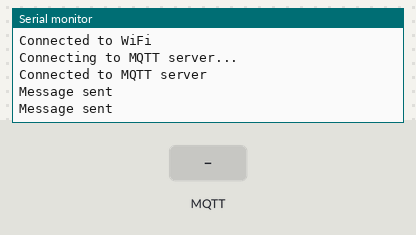
Simulated run of this program. Board: ESP32. Shown: the last lines printed to the serial monitor. The test bench sets the inputs (shaded band). WiFi joins after 1.5 s; servers stay silent unless stated; no MQTT or app messages arrive unless stated.

Above: at 3.2 s.
3.3 s: MQTT message "1" arrives on the first subscribed topic
At 3.9 s:
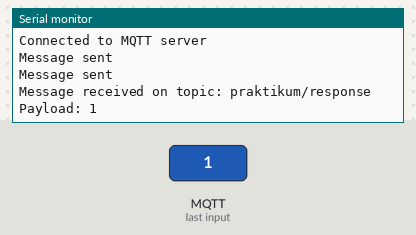
4.8 s: MQTT message "on" arrives on the first subscribed topic
At 4.99 s:
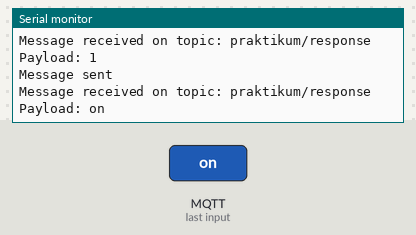
6.3 s: MQTT message "off" arrives on the first subscribed topic
At 6.8 s:
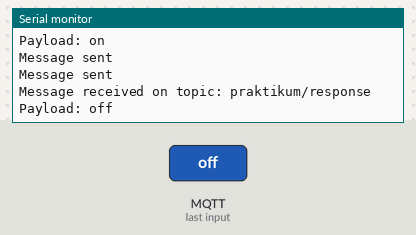

Measured:
- after the input at 3.3 s, the serial monitor: prints a new line at once (image 1)
- after the input at 4.8 s, the serial monitor: prints a new line at once (image 2)
- after the input at 6.3 s, the serial monitor: prints a new line at once (image 3)

The program:

main.cpp
```cpp
#include <WiFi.h>
#include <PubSubClient.h>
#include <Arduino.h>

const char *ssid = "realme 9 Pro+";
const char *password = "h1234567";
const char *mqttServer = "broker.hivemq.com";
const int mqttPort = 1883;
const char *mqttTopic = "praktikum/response";
const char *mqttClientId = "Yasin";

WiFiClient espClient;
PubSubClient mqttClient(espClient);

void callback(char *topic, byte *payload, unsigned int length);


void setup()
{
  Serial.begin(115200);
  WiFi.begin(ssid, password);

  while (WiFi.status() != WL_CONNECTED)
  {
    delay(1000);
    Serial.println("Connecting to WiFi...");
  }

  Serial.println("Connected to WiFi");

  mqttClient.setServer(mqttServer, mqttPort);
  mqttClient.setCallback(callback);

  while (!mqttClient.connected())
  {
    Serial.println("Connecting to MQTT server...");

    if (mqttClient.connect(mqttClientId))
    {
      Serial.println("Connected to MQTT server");
      mqttClient.subscribe("praktikum/response");
    }
    else
    {
      Serial.print("Failed to connect to MQTT server, rc=");
      Serial.print(mqttClient.state());
      Serial.println(" Retrying in 5 seconds...");
      delay(5000);
    }
  }
}

unsigned long lastMillis = 0;

void loop()
{
  if (millis() - lastMillis > 1000)
  {
    if (mqttClient.connected())
    {
      String message = "Hello, MQTT!";
      mqttClient.publish(mqttTopic, message.c_str());
      Serial.println("Message sent");
    }
    lastMillis = millis();
  }

  mqttClient.loop();
}

void callback(char *topic, byte *payload, unsigned int length)
{
  Serial.print("Message received on topic: ");
  Serial.println(topic);

  Serial.print("Payload: ");
  for (int i = 0; i < length; i++)
  {
    Serial.print((char)payload[i]);
  }
  Serial.println();
}
```
